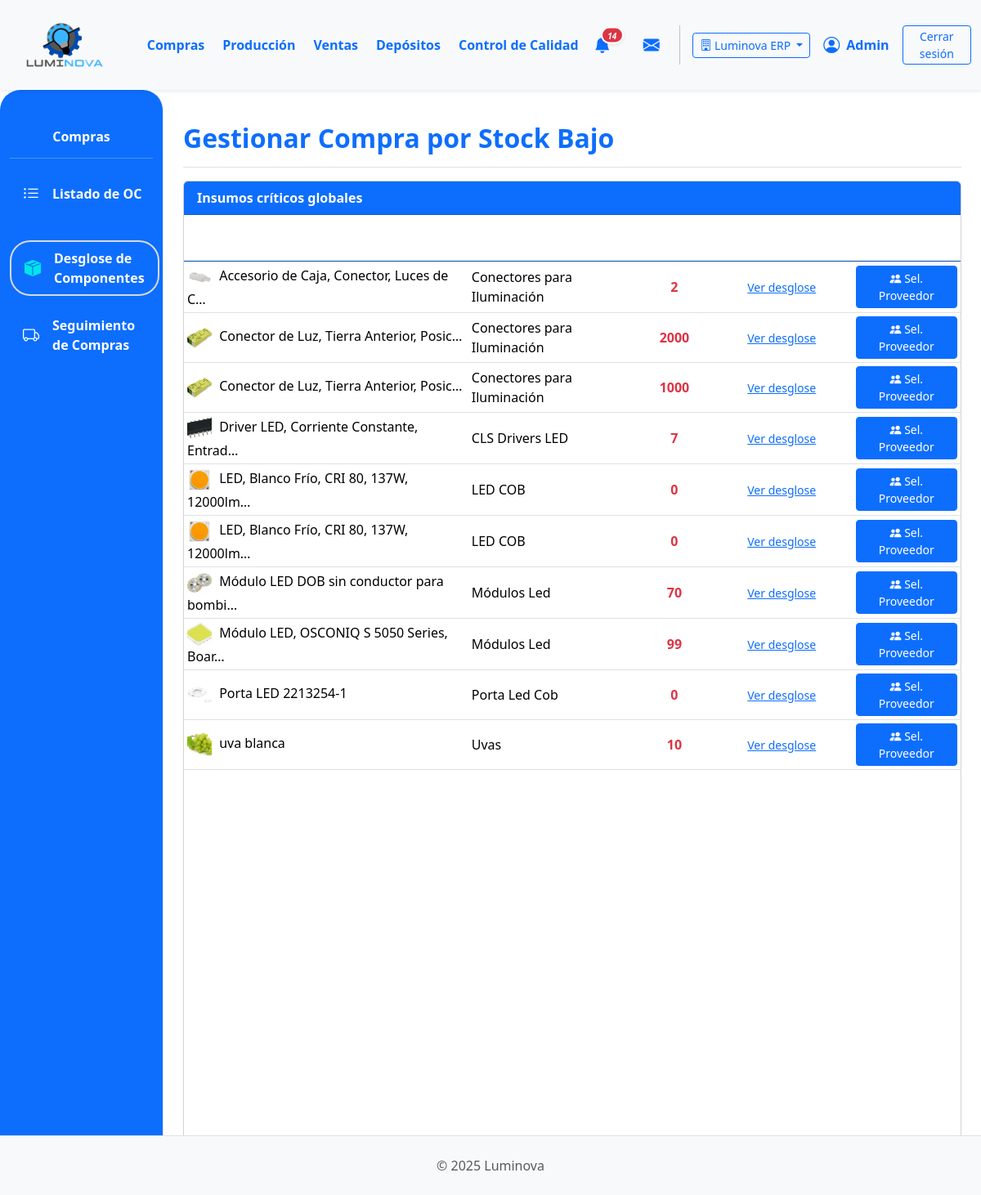
Page /compras/compras/desglose/ (signed in) on the committed database.
### App_LUMINOVA/models.py (models this page shows, shortened)
class Empresa(models.Model):
    nombre = models.CharField(max_length=150, unique=True)
    razon_social = models.CharField(max_length=255, blank=True)
    cuit = models.CharField(max_length=20, blank=True)
    direccion = models.CharField(max_length=255, blank=True)
    telefono = models.CharField(max_length=50, blank=True)
    email = models.EmailField(blank=True)
    fecha_creacion = models.DateTimeField(auto_now_add=True)
    activa = models.BooleanField(default=True)
    class Meta:
        verbose_name = "Empresa"
        verbose_name_plural = "Empresas"

class EmpresaScopedModel(models.Model):
    empresa = models.ForeignKey(
        'Empresa',
        on_delete=models.PROTECT,
        related_name="%(app_label)s_%(class)s",
        null=True,
        blank=True,
    )
    EMPRESA_FALLBACK_FIELDS = ()
    class Meta:
        abstract = True

class CategoriaInsumo(EmpresaScopedModel):
    EMPRESA_FALLBACK_FIELDS = ("deposito",)
    nombre = models.CharField(
        max_length=100, verbose_name="Nombre Categoría Insumo"
    )
    imagen = models.ImageField(upload_to="categorias_insumos/", null=True, blank=True)
    deposito = models.ForeignKey(
        "Deposito",
        on_delete=models.CASCADE,
        related_name="categorias_insumo",
        null=True,
        blank=True,
    )
    class Meta:
        verbose_name = "Categoría de Insumo"
        verbose_name_plural = "Categorías de Insumos"
        unique_together = ("nombre", "deposito")

class Insumo(EmpresaScopedModel):
    EMPRESA_FALLBACK_FIELDS = ("deposito", "categoria")
    notificado_a_compras = models.BooleanField(default=False, help_text="¿Ya fue notificado a compras por stock bajo?")
    descripcion = models.CharField(max_length=255)
    categoria = models.ForeignKey(
        CategoriaInsumo, on_delete=models.PROTECT, related_name="insumos"
    )
    fabricante = models.ForeignKey(
        Fabricante,
        on_delete=models.SET_NULL,
        null=True,
        blank=True,
        related_name="insumos_fabricados",
    )
    imagen = models.ImageField(null=True, blank=True, upload_to="insumos/")
    stock = models.IntegerField(default=0)
    cantidad_en_pedido = models.PositiveIntegerField(
        default=0, verbose_name="Cantidad en Pedido", blank=True, null=True
    )
    deposito = models.ForeignKey(
        "Deposito",
        on_delete=models.PROTECT,
        related_name="insumos",
        null=True,
        blank=True,
        help_text="Depósito al que pertenece este insumo",
    )

### App_LUMINOVA/views_compras.py (the view)
# urls.py: path("compras/desglose/", compras_desglose_view, name="compras_desglose"),
@login_required
def compras_desglose_view(request):
    if not es_admin_o_rol(request.user, ["compras", "administrador"]):
        messages.error(request, "Acceso denegado. No tiene permisos para acceder a Compras.")
        return redirect("App_LUMINOVA:dashboard")
    logger.info("--- compras_desglose_view: INICIO ---")
    depositos_empresa = get_depositos_empresa(request)
    notificaciones_usuario = NotificationService.obtener_notificaciones_usuario(
        request.user, solo_no_leidas=True
    )
    if hasattr(notificaciones_usuario, 'filter'):
        notificaciones_stock_bajo = notificaciones_usuario.filter(tipo='stock_bajo')
    else:
        notificaciones_stock_bajo = [n for n in notificaciones_usuario if getattr(n, 'tipo', None) == 'stock_bajo']
    UMBRAL_STOCK_BAJO_INSUMOS = 15000
    ESTADOS_OC_POST_BORRADOR = [
        "APROBADA",
        "ENVIADA_PROVEEDOR",
        "EN_TRANSITO",
        "RECIBIDA_PARCIAL",
        "RECIBIDA_TOTAL",
        "COMPLETADA",
    ]
    from django.db.models import Sum
    insumos_con_oc_suficiente = []
    insumos_bajo_stock = filter_insumos_por_empresa(
        request,
        Insumo.objects.filter(stock__lt=UMBRAL_STOCK_BAJO_INSUMOS)
    )
    for insumo in insumos_bajo_stock:
        from django.db.models import Q
        total_en_ocs = Orden.objects.filter(
            tipo="compra",
            estado__in=ESTADOS_OC_POST_BORRADOR,
            insumo_principal=insumo
        ).filter(
            Q(deposito=insumo.deposito) | Q(deposito__isnull=True)
        ).aggregate(total=Sum('cantidad_principal'))['total'] or 0
        if (insumo.stock + total_en_ocs) >= UMBRAL_STOCK_BAJO_INSUMOS:
            insumos_con_oc_suficiente.append(insumo.id)
    insumos_ya_gestionados_ids = insumos_con_oc_suficiente
    logger.info(
        f"IDs de insumos que ya tienen OC post-borrador con cantidad suficiente: {list(insumos_ya_gestionados_ids)}"
    )
    all_insumos_bajo_stock = filter_insumos_por_empresa(
        request,
        Insumo.objects.filter(stock__lt=UMBRAL_STOCK_BAJO_INSUMOS)
    )
    logger.info(f"=== DEBUG DESGLOSE DE COMPRAS ===")
    logger.info(f"Umbral de stock bajo: {UMBRAL_STOCK_BAJO_INSUMOS}")
    if hasattr(all_insumos_bajo_stock, 'count'):
        logger.info(f"Total de insumos con stock bajo: {all_insumos_bajo_stock.count()}")
    else:
        logger.info(f"Total de insumos con stock bajo: {len(all_insumos_bajo_stock)}")
    for insumo in all_insumos_bajo_stock:
        ocs_activas = Orden.objects.filter(
            tipo="compra",
            estado__in=ESTADOS_OC_POST_BORRADOR,
            insumo_principal=insumo
        )
        total_en_ocs = ocs_activas.aggregate(total=Sum('cantidad_principal'))['total'] or 0
        stock_final = insumo.stock + total_en_ocs
        necesita_compra = stock_final < UMBRAL_STOCK_BAJO_INSUMOS
        logger.info(f"  Insumo '{insumo.descripcion}' (ID: {insumo.id}):")
        logger.info(f"    Stock actual: {insumo.stock}")
        logger.info(f"    En OCs activas: {total_en_ocs}")
        logger.info(f"    Stock proyectado: {stock_final}")
        logger.info(f"    Necesita compra: {necesita_compra}")
        logger.info(f"    OCs activas: {ocs_activas.count()}")
        for oc in ocs_activas:
            logger.info(f"      - OC #{oc.id}: Estado={oc.estado}, Cantidad={oc.cantidad_principal}")
    from collections import defaultdict
    insumos_criticos_qs = filter_insumos_por_empresa(
        request,
        Insumo.objects.filter(stock__lt=UMBRAL_STOCK_BAJO_INSUMOS)
        .exclude(id__in=insumos_ya_gestionados_ids)
        .select_related("categoria", "deposito")
        .order_by("descripcion")
    )
    insumos_dict = {}
    for insumo in insumos_criticos_qs:
        key = (insumo.descripcion, insumo.categoria_id)
        if key not in insumos_dict:
            insumos_dict[key] = {
                "id": insumo.id,
                "descripcion": insumo.descripcion,
                "categoria": insumo.categoria,
                "imagen": getattr(insumo, "imagen", None),
                "stock_total": 0,
                "desglose_depositos": [],
                "tiene_oc_borrador": False,
            }
        insumos_dict[key]["stock_total"] += insumo.stock
        insumos_dict[key]["desglose_depositos"].append({
            "deposito": insumo.deposito.nombre if insumo.deposito else "Sin depósito",
            "stock": insumo.stock,
        })
        tiene_oc_borrador = Orden.objects.filter(
            tipo="compra",
            estado="BORRADOR",
            insumo_principal=insumo,
            deposito=insumo.deposito
        ).exists()
        if tiene_oc_borrador:
            insumos_dict[key]["tiene_oc_borrador"] = True
    insumos_criticos_globales = list(insumos_dict.values())
    context = {
        "insumos_criticos_globales": insumos_criticos_globales,
        "notificaciones_stock_bajo": notificaciones_stock_bajo,
        "umbral_stock_bajo": UMBRAL_STOCK_BAJO_INSUMOS,
        "titulo_seccion": "Gestionar Compra por Stock Bajo",
    }
    if hasattr(notificaciones_stock_bajo, 'count'):
        try:
            logger.info(f"Notificaciones de stock bajo: {notificaciones_stock_bajo.count()}")
        except TypeError:
            logger.info(f"Notificaciones de stock bajo: {len(list(notificaciones_stock_bajo))}")
    else:
        logger.info(f"Notificaciones de stock bajo: {len(notificaciones_stock_bajo)}")
    return render(request, "compras/compras_desglose.html", context)

### App_LUMINOVA/templates/compras/compras_desglose.html (shortened to what this page needs)
{% extends 'padre.html' %}
{% load static %}
{% load django_bootstrap5 %}
{% block sidebar_content %}
    {% include 'compras/compras_sidebar.html' %}
{% endblock %}
{% block content %}
<div class="d-flex justify-content-between flex-wrap flex-md-nowrap align-items-center pt-3 pb-2 mb-3 border-bottom">
    <h1 class="h2 fw-bold text-primary">{{ titulo_seccion }}</h1>
</div>
<div class="card mt-3">
  <div class="card-header bg-primary text-white">
    <strong>Insumos críticos globales</strong>
  </div>
  <div class="card-body p-0">
    <table class="table table-hover table-sm align-middle mb-0">
      <thead class="color-thead">
        <tr>
          <th>Insumo</th>
          <th>Categoría</th>
          <th class="text-center">Stock Total</th>
          <th class="text-center">Desglose por Depósito</th>
          <th class="text-center">Acción</th>
        </tr>
      </thead>
      <tbody>
        {% for insumo in insumos_criticos_globales %}
        <tr>
          <td>
            {% if insumo.imagen %}
              <img src="{{ insumo.imagen.url }}" alt="{{ insumo.descripcion }}" style="width: 30px; height: 30px; object-fit: cover; border-radius: 3px; margin-right: 5px;">
            {% endif %}
            {{ insumo.descripcion|truncatechars:40 }}
          </td>
          <td>{{ insumo.categoria.nombre|default_if_none:"N/A" }}</td>
          <td class="text-center fw-bold text-danger">{{ insumo.stock_total }}</td>
          <td class="text-center">
            <button class="btn btn-link btn-sm" type="button" data-bs-toggle="collapse" data-bs-target="#desglose-{{ insumo.id }}" aria-expanded="false" aria-controls="desglose-{{ insumo.id }}">
              Ver desglose
            </button>
          </td>
          <td class="text-center">
            {% if insumo.tiene_oc_borrador %}
              <button class="btn btn-sm btn-secondary" disabled>OC en borrador pendiente</button>
            {% else %}
              <a href="{% url 'App_LUMINOVA:compras_seleccionar_proveedor_para_insumo' insumo.id %}"
                 class="btn btn-sm btn-primary"
                 title="Seleccionar Proveedor para {{ insumo.descripcion }}">
                <i class="bi bi-people-fill"></i> Sel. Proveedor
              </a>
            {% endif %}
          </td>
        </tr>
        {% empty %}
        <tr><td colspan="5" class="text-center">No hay insumos críticos para gestionar.</td></tr>
        {% endfor %}
      </tbody>
    </table>
  </div>
</div>
{% endblock %}

### App_LUMINOVA/templates/shared/header.html (shortened to what this page needs)
{% load static %}
<header>
    <nav class="navbar navbar-expand-lg navbar-light bg-light shadow-sm p-0">
        <div class="container-fluid d-flex align-items-center">
            <div class="col-md-3 col-lg-1">
                <a class="navbar-brand d-flex align-items-center ms-3" href="{% url 'App_LUMINOVA:dashboard' %}">
                    <img src="{% static 'img/logo.png' %}" alt="Luminova Logo" height="100" width="100" class="d-inline-block align-text-top me-2">
                </a>
            </div>
            <div class="collapse navbar-collapse" id="navbarContent" style="padding-left: 5%;">
                <ul class="navbar-nav mb-2 mb-lg-0 d-flex justify-content-around w-100">
                    <li class="nav-item"><a class="nav-link text-primary fw-bold" href="{% url 'App_LUMINOVA:compras_lista_oc' %} ">Compras</a></li>
                    <li class="nav-item"><a class="nav-link text-primary fw-bold" href="{% url 'App_LUMINOVA:produccion_principal' %}">Producción</a></li>
                    <li class="nav-item"><a class="nav-link text-primary fw-bold" href="{% url 'App_LUMINOVA:ventas_lista_ov' %}">Ventas</a></li>
                    <li class="nav-item"><a class="nav-link text-primary fw-bold" href="{% url 'App_LUMINOVA:seleccionar_deposito' %}">Depósitos</a></li>
                    <li class="nav-item"><a class="nav-link text-primary fw-bold" href="{% url 'App_LUMINOVA:control_calidad_view' %}">Control de Calidad</a></li>
                </ul>
                <div class="navbar-nav ms-auto d-flex flex-row align-items-center">
                    {% if user.is_authenticated %}
                        <div class="nav-item dropdown me-3">
                            <a class="nav-link px-2 position-relative d-flex align-items-center" href="#" role="button" data-bs-toggle="dropdown" aria-expanded="false" title="Notificaciones">
                                <i class="bi bi-bell-fill fs-5 text-primary">
                                    {% if total_notificaciones > 0 %}
                                    <span class="position-absolute translate-middle badge rounded-pill bg-danger shadow-sm" style="font-size: 0.5em; min-width:18px; border:2px solid #fff; margin-top: 3px; margin-left: 2px; display: inline-block; text-align: center;">{{ total_notificaciones }}</span>
                                    {% endif %}
                                </i>
                            </a>
                        </div>
                        <div class="nav-item dropdown ms-2" id="dropdown-mensajes">
                            <a class="nav-link px-2 position-relative d-flex align-items-center" href="#" id="mensajesDropdown" role="button" data-bs-toggle="dropdown" aria-expanded="false" title="Mensajes">
                                <i class="bi bi-envelope-fill fs-5 text-primary"></i>
                            </a>
                        </div>
                        <div class="nav-item d-flex align-items-center">
                            {% if empresas_disponibles|length > 1 %}
                            <div class="dropdown me-3">
                                <button class="btn btn-sm btn-outline-primary dropdown-toggle" type="button" id="empresaDropdown" data-bs-toggle="dropdown" aria-expanded="false" title="Cambiar empresa">
                                    <i class="bi bi-building"></i>
                                    <span class="d-none d-lg-inline">{{ empresa_actual.nombre|truncatechars:20 }}</span>
                                </button>
                            </div>
                            {% endif %}
                             <i class="bi bi-person-circle fs-5 text-primary"></i>
                             <span class="ms-2 fw-bold text-primary">{{ user.first_name|default:user.username|capfirst }}</span>
                        </div>
                        <div class="nav-item ms-3">
                            <a class="btn btn-outline-primary btn-sm btn-CS" href="#" id="logout-btn">Cerrar sesión</a>
                        </div>
                    {% endif %}
                </div>
            </div>
        </div>
    </nav>
</header>

### rows in the picture
Empresa: nombre "Luminova ERP"
CategoriaInsumo: shows a picture, descripcion "Accesorio de Caja, Conector, Luces de C…", categoria.nombre "Conectores para Iluminación", stock_total "2", descripcion "Conector de Luz, Tierra Anterior, Posic…", stock_total "1000"
CategoriaInsumo: descripcion "Conector de Luz, Tierra Anterior, Posic…", categoria.nombre "Conectores para Iluminación", stock_total "2000"
CategoriaInsumo: shows a picture, descripcion "Driver LED, Corriente Constante, Entrad…", categoria.nombre "CLS Drivers LED", stock_total "7"
CategoriaInsumo: descripcion "LED, Blanco Frío, CRI 80, 137W, 12000lm…", categoria.nombre "LED COB", stock_total "0"
CategoriaInsumo: descripcion "LED, Blanco Frío, CRI 80, 137W, 12000lm…", categoria.nombre "LED COB", stock_total "0"
CategoriaInsumo: shows a picture, descripcion "Módulo LED DOB sin conductor para bombi…", categoria.nombre "Módulos Led", stock_total "70", descripcion "Módulo LED, OSCONIQ S 5050 Series, Boar…", stock_total "99"
CategoriaInsumo: shows a picture, descripcion "Porta LED 2213254-1", categoria.nombre "Porta Led Cob", stock_total "0"
CategoriaInsumo: shows a picture, descripcion "uva blanca", categoria.nombre "Uvas", stock_total "10"

### other values in the picture
{{ total_notificaciones }} "14"
{{ user.first_name|default:user.username|capfirst }} "Admin"
{{ titulo_seccion }} "Gestionar Compra por Stock Bajo"
